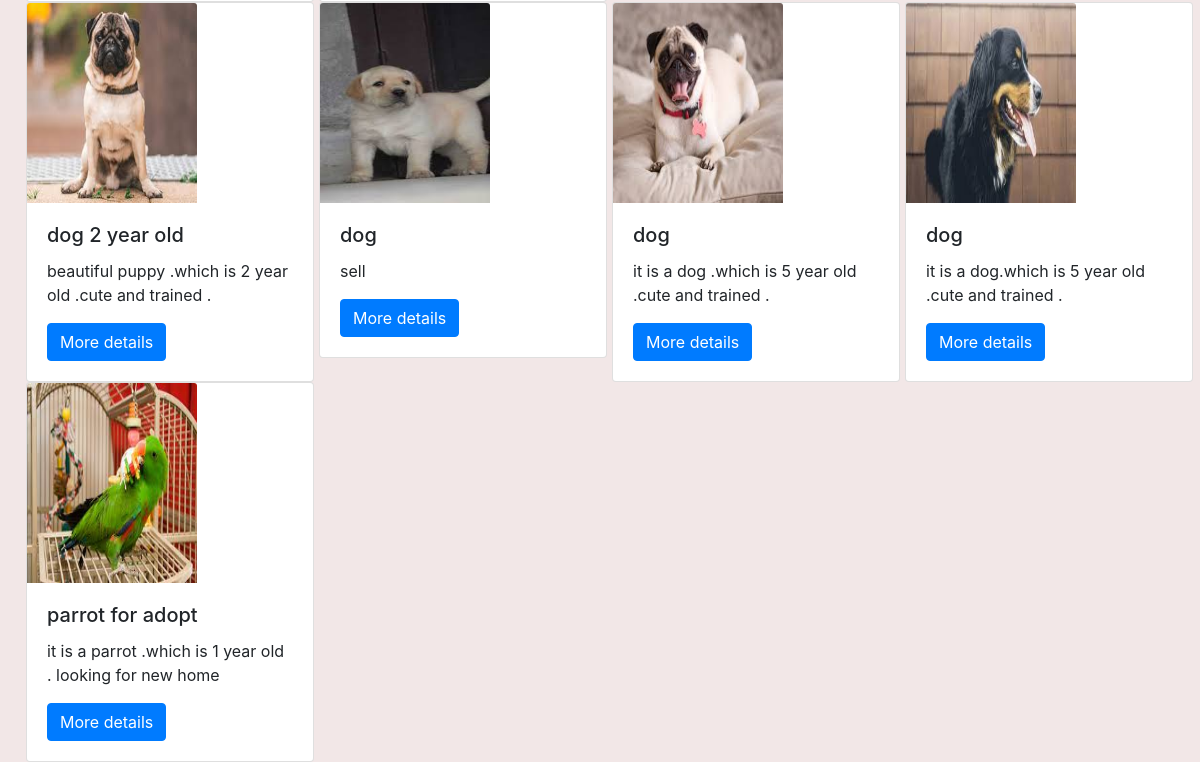
/shop/search/ (lower part), run on an earlier commit of the app's database.
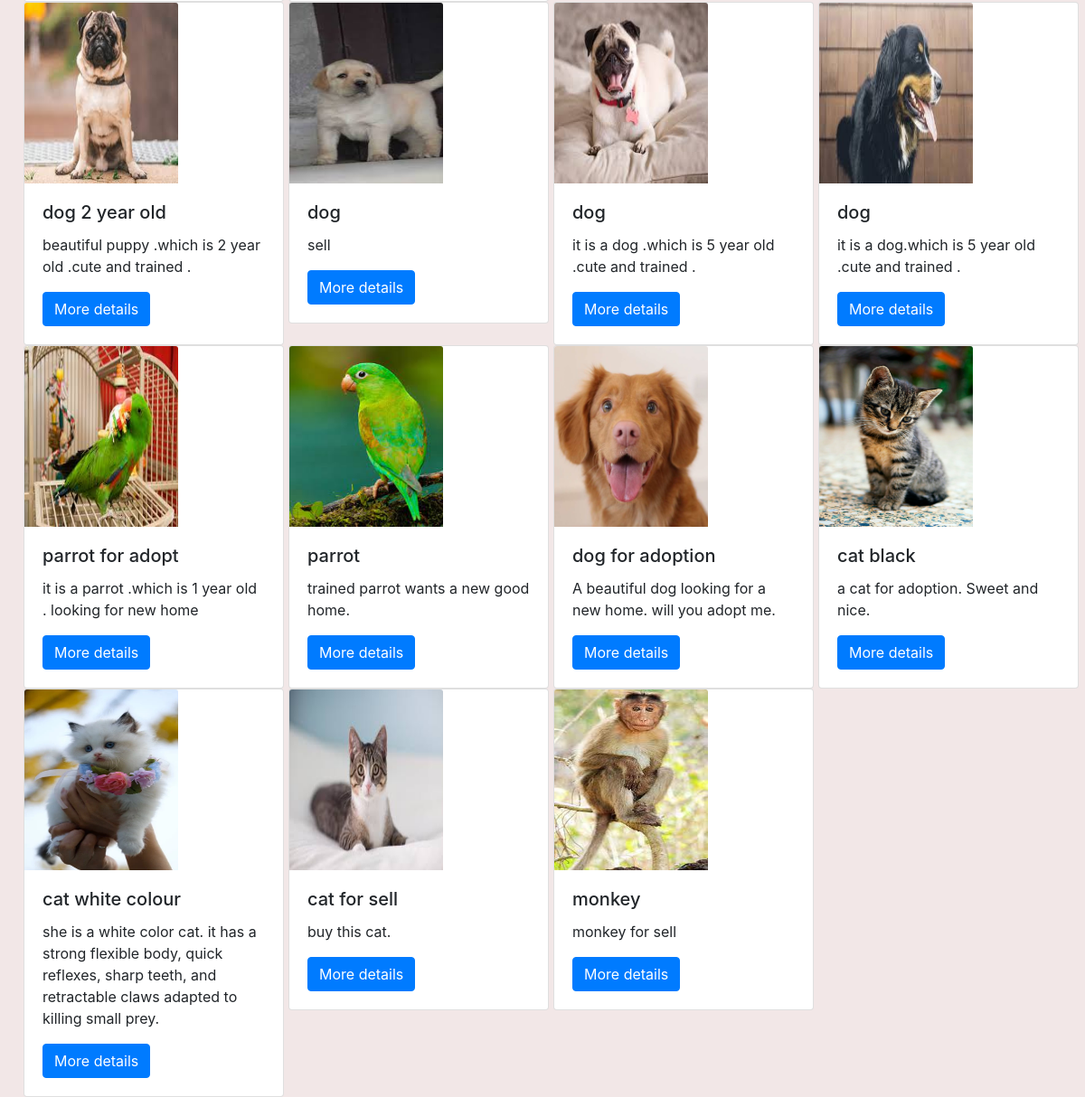
And on a later commit of the database.
### shop/models.py (models this page shows)
class Adds(models.Model):
    addId=models.AutoField
    adType=models.CharField(max_length=20,default="")
    addName=models.CharField(max_length=50,default="")
    petCatgory=models.CharField(max_length=50,default="")
    addDescription=models.CharField(max_length=300,default="")
    userId=models.IntegerField()
    pno=models.CharField(max_length=12,default="")
    state=models.CharField(max_length=50,default="")
    city=models.CharField(max_length=50,default="")
    price=models.IntegerField(default=0)
    pub_date=models.DateField(auto_now_add=True)
    image=models.ImageField(upload_to="shop/images/",default="")
    def __str__(self):
        return self.addName

### shop/views.py (the view)
# urls.py: path("search/",views.search,name="search"),
def search(request):
    ads= Adds.objects.all()
    if request.method=="GET":
        st=request.GET.get('search')
        if st!=None:
            ads= Adds.objects.filter(addName__icontains=st,petCatgory__icontains=st)
    print(ads)
    params={"searchAdd":ads}
    print(params)
    return render(request, 'shop/search.html', params)

### shop/templates/shop/search.html (shortened to what this page needs)
{% extends 'shop/base.html' %}
{% block body %}
<div class="container-fluid">
  {% for i in searchAdd %}
<div class="col-xs-3 col-sm-3 col-md-3 ">
    <div class="card" style="width: 18rem;">
      <img src='/media/{{i.image}}' class="card-img-top" alt="...">
      <div class="card-body">
        <h5 class="card-title">{{i.addName}}</h5>
        <p class="card-text">{{i.addDescription}}</p>
        <a href="/shop/adview/{{i.id}}">
        <button id="vd{{i.id}}" class="btn btn-primary cart">More details</button>
        </a>
      </div>
    </div>
</div>
{% empty %}
No data found
{% endfor %}
</div>
{% endblock %}

What changed in the data, as far as the page shows it:
added Adds: image (picture), addName "parrot", addDescription "trained parrot wants a new good home."
added Adds: image (picture), addName "dog for adoption", addDescription "A beautiful dog looking for a new home. will you adopt me."
added Adds: image (picture), addName "cat black", addDescription "a cat for adoption. Sweet and nice."
added Adds: image (picture), addName "cat white colour", addDescription "she is a white color cat. it has a strong flexible body, quick reflexes, sharp teeth, and retractable claws adapted to killing small prey."
added Adds: image (picture), addName "cat for sell", addDescription "buy this cat."
added Adds: image (picture), addName "monkey", addDescription "monkey for sell"
